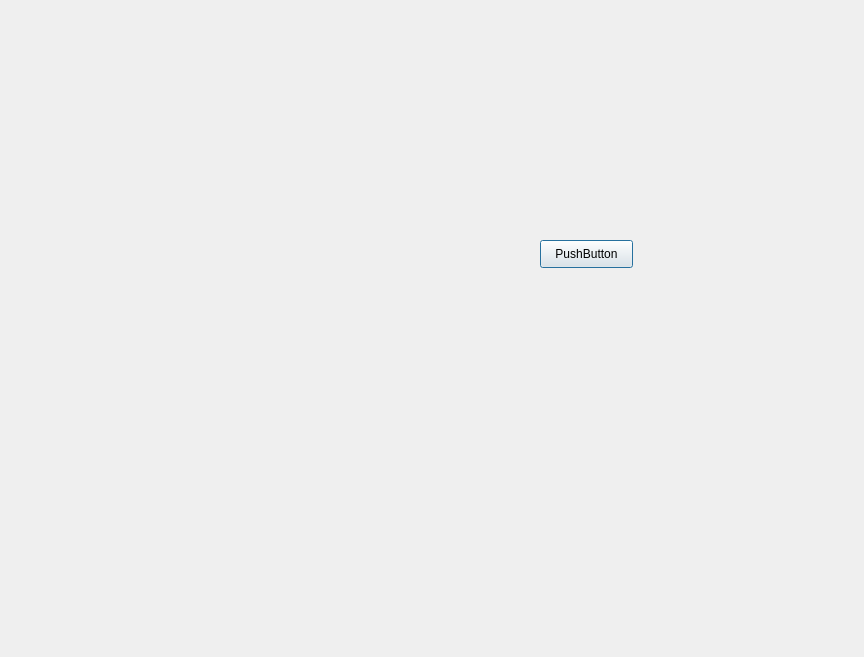
<?xml version="1.0" encoding="UTF-8"?>
<ui version="4.0">
 <class>Dialog</class>
 <widget class="QDialog" name="Dialog">
  <property name="geometry">
   <rect>
    <x>0</x>
    <y>0</y>
    <width>864</width>
    <height>657</height>
   </rect>
  </property>
  <property name="windowTitle">
   <string>Dialog</string>
  </property>
  <widget class="QPushButton" name="btnCancel">
   <property name="geometry">
    <rect>
     <x>540</x>
     <y>240</y>
     <width>93</width>
     <height>28</height>
    </rect>
   </property>
   <property name="text">
    <string>PushButton</string>
   </property>
  </widget>
 </widget>
 <resources/>
 <connections/>
</ui>
